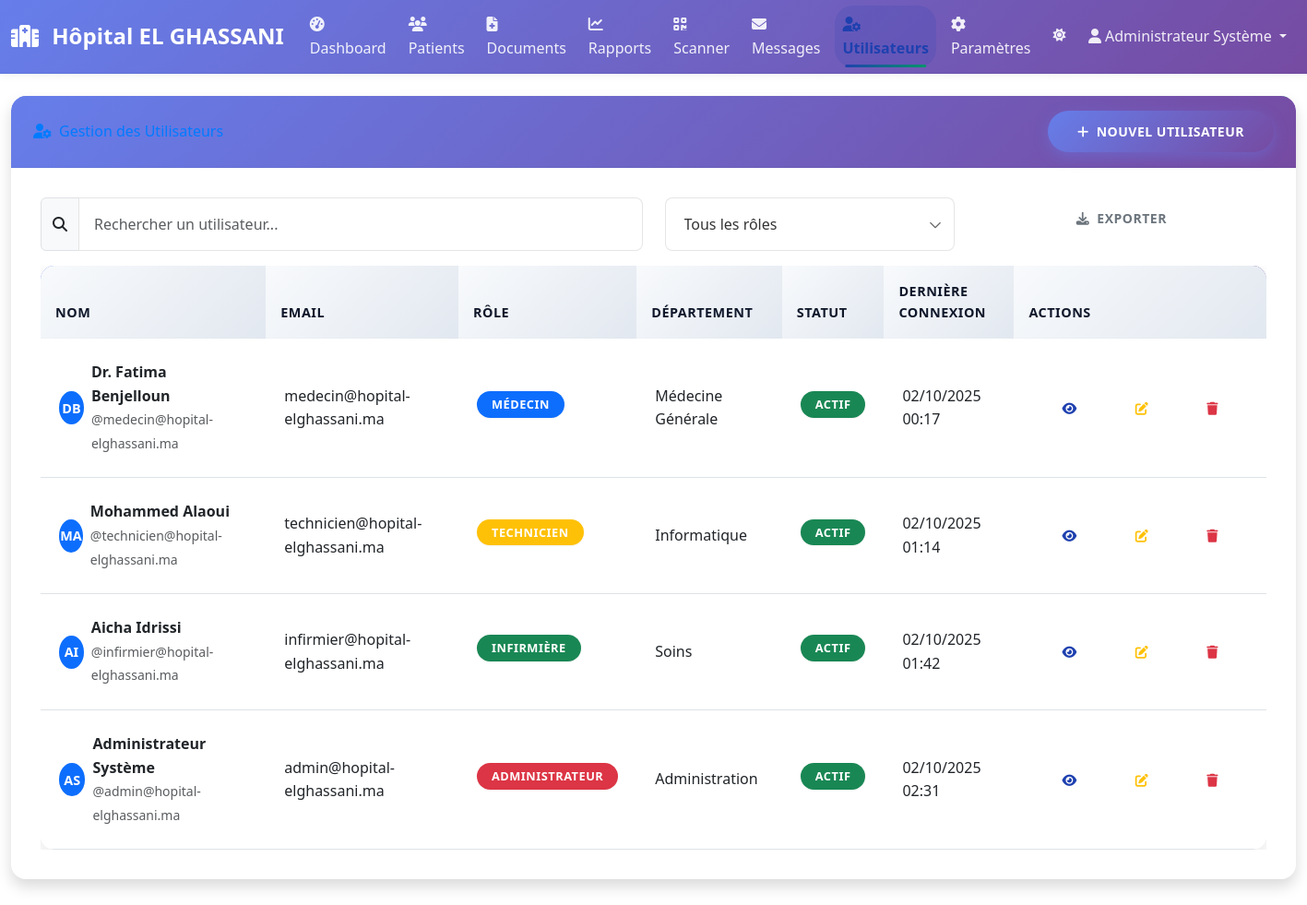
Screenshot of /users/ (signed in) with the database file from the repository.
### users/models.py (models this page shows, shortened)
class User(AbstractUser):
    ROLE_CHOICES = [
        ('admin', 'Administrateur'),
        ('doctor', 'Médecin'),
        ('nurse', 'Infirmière'),
        ('technician', 'Technicien'),
    ]
    role = models.CharField(
        max_length=20,
        choices=ROLE_CHOICES,
        default='nurse',
        verbose_name='Rôle'
    )
    department = models.CharField(
        max_length=100,
        blank=True,
        null=True,
        verbose_name='Département'
    )
    phone = models.CharField(
        max_length=20,
        blank=True,
        null=True,
        verbose_name='Téléphone'
    )
    is_active = models.BooleanField(
        default=True,
        verbose_name='Actif'
    )
    last_login_ip = models.GenericIPAddressField(
        blank=True,
        null=True,
        verbose_name='Dernière IP de connexion'
    )
    created_at = models.DateTimeField(
        auto_now_add=True,
        verbose_name='Date de création'
    )
    updated_at = models.DateTimeField(
        auto_now=True,
        verbose_name='Date de modification'
    )
    permissions = models.JSONField(
        default=list,
        blank=True,
        verbose_name='Permissions'
    )
    class Meta:
        verbose_name = 'Utilisateur'
        verbose_name_plural = 'Utilisateurs'
        ordering = ['-created_at']
    def get_full_name(self):
        return f"{self.first_name} {self.last_name}".strip()

### medical/views.py (the view, shortened to what this page needs)
# urls.py: path('users/', views.users, name='users'),
@login_required
def users(request):
    if not request.user.is_staff or request.user.role != 'admin':
        messages.error(request, 'Accès non autorisé. Seuls les administrateurs peuvent accéder à cette section.')
        return redirect('dashboard')
    users_list = User.objects.all().order_by('-date_joined')
    context = {
        'user': request.user,
        'users': users_list,
    }
    return render(request, 'medical/users.html', context)

### templates/medical/users.html (shortened to what this page needs)
{% extends 'medical/base.html' %}
{% load static %}
{% block content %}
<div class="row">
    <div class="col-12">
        <div class="card shadow">
            <div class="card-header py-3 d-flex flex-row align-items-center justify-content-between">
                <h6 class="m-0 font-weight-bold text-primary">
                    <i class="fas fa-user-cog me-2"></i>Gestion des Utilisateurs
                </h6>
                <button class="btn btn-primary" data-bs-toggle="modal" data-bs-target="#newUserModal">
                    <i class="fas fa-plus me-2"></i>Nouvel Utilisateur
                </button>
            </div>
            <div class="card-body">
                <div class="row mb-3">
                    <div class="col-md-6">
                        <div class="input-group">
                            <span class="input-group-text">
                                <i class="fas fa-search"></i>
                            </span>
                            <input type="text" class="form-control" id="searchUsers" placeholder="Rechercher un utilisateur...">
                        </div>
                    </div>
                    <div class="col-md-3">
                        <select class="form-select" id="roleFilter">
                            <option value="">Tous les rôles</option>
                        </select>
                    </div>
                    <div class="col-md-3">
                        <button class="btn btn-outline-secondary w-100" onclick="exportUsers()">
                            <i class="fas fa-download me-2"></i>Exporter
                        </button>
                    </div>
                </div>
                <div class="table-responsive">
                    <table class="table table-hover" id="usersTable">
                        <thead class="table-dark">
                            <tr>
                                <th>Nom</th>
                                <th>Email</th>
                                <th>Rôle</th>
                                <th>Département</th>
                                <th>Statut</th>
                                <th>Dernière connexion</th>
                                <th>Actions</th>
                            </tr>
                        </thead>
                        <tbody>
                            {% for user in users %}
                            <tr>
                                <td>
                                    <div class="d-flex align-items-center">
                                        <div class="avatar-sm bg-primary text-white rounded-circle me-2 d-flex align-items-center justify-content-center">
                                            {{ user.first_name|first }}{{ user.last_name|first }}
                                        </div>
                                        <div>
                                            <div class="fw-bold">{{ user.get_full_name }}</div>
                                            <small class="text-muted">@{{ user.username }}</small>
                                        </div>
                                    </div>
                                </td>
                                <td>{{ user.email }}</td>
                                <td>
                                    <span class="badge bg-{% if user.role == 'admin' %}danger{% elif user.role == 'doctor' %}primary{% elif user.role == 'nurse' %}success{% else %}warning{% endif %}">
                                        {{ user.get_role_display }}
                                    </span>
                                </td>
                                <td>{{ user.department|default:"-" }}</td>
                                <td>
                                    <span class="badge bg-{% if user.is_active %}success{% else %}secondary{% endif %}">
                                        {% if user.is_active %}Actif{% else %}Inactif{% endif %}
                                    </span>
                                </td>
                                <td>{{ user.last_login|date:"d/m/Y H:i"|default:"Jamais" }}</td>
                                <td>
                                    <div class="btn-group" role="group">
                                        <a href="{% url 'view_user' user.id %}" class="btn btn-sm btn-outline-primary">
                                            <i class="fas fa-eye"></i>
                                        </a>
                                        <a href="{% url 'edit_user' user.id %}" class="btn btn-sm btn-outline-warning">
                                            <i class="fas fa-edit"></i>
                                        </a>
                                        <a href="{% url 'delete_user' user.id %}" class="btn btn-sm btn-outline-danger"
                                           onclick="return confirm('Êtes-vous sûr de vouloir supprimer cet utilisateur ?')">
                                            <i class="fas fa-trash"></i>
                                        </a>
                                    </div>
                                </td>
                            </tr>
                            {% endfor %}
                        </tbody>
                    </table>
                </div>
            </div>
        </div>
    </div>
</div>
{% endblock %}

### templates/medical/base.html (shortened to what this page needs)
{% load static %}
<!DOCTYPE html>
<html lang="fr" dir="ltr">
<head>
    <link href="https://cdn.jsdelivr.net/npm/bootstrap@5.3.0/dist/css/bootstrap.min.css" rel="stylesheet">
    <link href="https://cdnjs.cloudflare.com/ajax/libs/font-awesome/6.4.0/css/all.min.css" rel="stylesheet">
    <link href="{% static 'css/style.css' %}" rel="stylesheet">
    <link rel="stylesheet" href="{% static 'css/modern-design.css' %}">
</head>
<body>
    {% if user.is_authenticated %}
        <nav class="navbar navbar-expand-lg navbar-dark bg-primary">
            <div class="container-fluid">
                <a class="navbar-brand" href="{% url 'dashboard' %}">
                    <i class="fas fa-hospital me-2"></i>
                    Hôpital EL GHASSANI
                </a>
                <div class="collapse navbar-collapse" id="navbarNav">
                    <ul class="navbar-nav me-auto">
                        <li class="nav-item">
                            <a class="nav-link {% if request.resolver_match.url_name == 'dashboard' %}active{% endif %}" href="{% url 'dashboard' %}">
                                <i class="fas fa-tachometer-alt me-1"></i>Dashboard
                            </a>
                        </li>
                        {% if user.role == 'technician' %}
                        <li class="nav-item">
                            <a class="nav-link {% if request.resolver_match.url_name == 'messages' %}active{% endif %}" href="{% url 'messages' %}">
                                <i class="fas fa-envelope me-1"></i>Messages
                                <span class="badge bg-danger ms-1" id="unread-messages-badge" style="display: none;">0</span>
                            </a>
                        </li>
                        <li class="nav-item">
                            <a class="nav-link {% if request.resolver_match.url_name == 'system_logs' %}active{% endif %}" href="{% url 'system_logs' %}">
                                <i class="fas fa-clipboard-list me-1"></i>Logs Système
                            </a>
                        </li>
                        <li class="nav-item">
                            <a class="nav-link {% if request.resolver_match.url_name == 'system_monitor' %}active{% endif %}" href="{% url 'system_monitor' %}">
                                <i class="fas fa-heartbeat me-1"></i>Monitoring
                            </a>
                        </li>
                        <li class="nav-item">
                            <a class="nav-link {% if request.resolver_match.url_name == 'backup_restore' %}active{% endif %}" href="{% url 'backup_restore' %}">
                                <i class="fas fa-database me-1"></i>Sauvegarde
                            </a>
                        </li>
                        <li class="nav-item">
                            <a class="nav-link {% if request.resolver_match.url_name == 'maintenance' %}active{% endif %}" href="{% url 'maintenance' %}">
                                <i class="fas fa-tools me-1"></i>Maintenance
                            </a>
                        </li>
                        {% else %}
                        <li class="nav-item">
                            <a class="nav-link {% if request.resolver_match.url_name == 'patients' %}active{% endif %}" href="{% url 'patients' %}">
                                <i class="fas fa-users me-1"></i>Patients
                            </a>
                        </li>
                        <li class="nav-item">
                            <a class="nav-link {% if request.resolver_match.url_name == 'documents' %}active{% endif %}" href="{% url 'documents' %}">
                                <i class="fas fa-file-medical me-1"></i>Documents
                            </a>
                        </li>
                        <li class="nav-item">
                            <a class="nav-link {% if request.resolver_match.url_name == 'reports' %}active{% endif %}" href="{% url 'reports' %}">
                                <i class="fas fa-chart-line me-1"></i>Rapports
                            </a>
                        </li>
                        <li class="nav-item">
                            <a class="nav-link {% if request.resolver_match.url_name == 'scanner' %}active{% endif %}" href="{% url 'scanner' %}">
                                <i class="fas fa-qrcode me-1"></i>Scanner
                            </a>
                        </li>
                        <li class="nav-item">
                            <a class="nav-link {% if request.resolver_match.url_name == 'messages' %}active{% endif %}" href="{% url 'messages' %}">
                                <i class="fas fa-envelope me-1"></i>Messages
                            </a>
                        </li>
                        {% endif %}
                        {% if user.is_staff %}
                        {% if user.is_staff and user.role == 'admin' %}
                        <li class="nav-item">
                            <a class="nav-link {% if request.resolver_match.url_name == 'users' %}active{% endif %}" href="{% url 'users' %}">
                                <i class="fas fa-user-cog me-1"></i>Utilisateurs
                            </a>
                        </li>
                        {% endif %}
                        {% if user.is_staff and user.role == 'admin' or user.role == 'technician' %}
                        <li class="nav-item">
                            <a class="nav-link {% if request.resolver_match.url_name == 'settings' %}active{% endif %}" href="{% url 'settings' %}">
                                <i class="fas fa-cog me-1"></i>Paramètres
                            </a>
                        </li>
                        {% endif %}
                        {% endif %}
                    </ul>
                    <ul class="navbar-nav">
                        <li class="nav-item">
                            <button class="btn btn-outline-secondary nav-link border-0" onclick="toggleTheme()" title="Changer le thème">
                                <i class="fas fa-sun" id="theme-icon"></i>
                            </button>
                        </li>
                        <li class="nav-item dropdown">
                            <a class="nav-link dropdown-toggle" href="#" id="navbarDropdown" role="button" data-bs-toggle="dropdown">
                                <i class="fas fa-user me-1"></i>{{ user.get_full_name }}
                            </a>
                        </li>
                    </ul>
                </div>
            </div>
        </nav>
    {% endif %}
    <main class="{% if user.is_authenticated %}container-fluid mt-4{% endif %}">
        {% block content %}{% endblock %}
    </main>
</body>
</html>

### rows the page displays
User: get_full_name "Administrateur Système", first_name|first "A", last_name|first "S", username "admin@hopital-elghassani.ma", email "admin@hopital-elghassani.ma", role "ADMINISTRATEUR", department "Administration", is_active "ACTIF", last_login "02/10/2025 02:31"
User: first_name|first "D", last_name|first "B", get_full_name "Dr. Fatima Benjelloun", username "medecin@hopital-elghassani.ma", email "medecin@hopital-elghassani.ma", role "MÉDECIN", department "Médecine Générale", is_active "ACTIF", last_login "02/10/2025 00:17"
User: first_name|first "M", last_name|first "A", get_full_name "Mohammed Alaoui", username "technicien@hopital-elghassani.ma", email "technicien@hopital-elghassani.ma", role "TECHNICIEN", department "Informatique", is_active "ACTIF", last_login "02/10/2025 01:14"
User: first_name|first "A", last_name|first "I", get_full_name "Aicha Idrissi", username "infirmier@hopital-elghassani.ma", email "infirmier@hopital-elghassani.ma", role "INFIRMIÈRE", department "Soins", is_active "ACTIF", last_login "02/10/2025 01:42"
